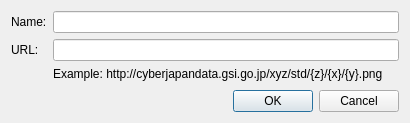
<?xml version="1.0" encoding="UTF-8"?>
<ui version="4.0">
 <class>PreferencePageTmsAddDialog</class>
 <widget class="QDialog" name="PreferencePageTmsAddDialog">
  <property name="geometry">
   <rect>
    <x>0</x>
    <y>0</y>
    <width>410</width>
    <height>123</height>
   </rect>
  </property>
  <property name="windowTitle">
   <string>Background Image (Internet) Add</string>
  </property>
  <layout class="QVBoxLayout" name="verticalLayout">
   <item>
    <layout class="QGridLayout" name="gridLayout">
     <item row="0" column="0">
      <widget class="QLabel" name="nameLabel">
       <property name="text">
        <string>Name:</string>
       </property>
      </widget>
     </item>
     <item row="0" column="1">
      <widget class="QLineEdit" name="nameEdit"/>
     </item>
     <item row="1" column="0">
      <widget class="QLabel" name="urlLabel">
       <property name="text">
        <string>URL:</string>
       </property>
      </widget>
     </item>
     <item row="1" column="1">
      <widget class="QLineEdit" name="urlEdit"/>
     </item>
     <item row="2" column="1">
      <widget class="QLabel" name="urlExampleLabel">
       <property name="text">
        <string>Example: http://cyberjapandata.gsi.go.jp/xyz/std/{z}/{x}/{y}.png</string>
       </property>
      </widget>
     </item>
    </layout>
   </item>
   <item>
    <spacer name="verticalSpacer">
     <property name="orientation">
      <enum>Qt::Vertical</enum>
     </property>
     <property name="sizeHint" stdset="0">
      <size>
       <width>20</width>
       <height>1</height>
      </size>
     </property>
    </spacer>
   </item>
   <item>
    <widget class="QDialogButtonBox" name="buttonBox">
     <property name="orientation">
      <enum>Qt::Horizontal</enum>
     </property>
     <property name="standardButtons">
      <set>QDialogButtonBox::Cancel|QDialogButtonBox::Ok</set>
     </property>
    </widget>
   </item>
  </layout>
 </widget>
 <resources/>
 <connections>
  <connection>
   <sender>buttonBox</sender>
   <signal>accepted()</signal>
   <receiver>PreferencePageTmsAddDialog</receiver>
   <slot>accept()</slot>
   <hints>
    <hint type="sourcelabel">
     <x>248</x>
     <y>254</y>
    </hint>
    <hint type="destinationlabel">
     <x>157</x>
     <y>274</y>
    </hint>
   </hints>
  </connection>
  <connection>
   <sender>buttonBox</sender>
   <signal>rejected()</signal>
   <receiver>PreferencePageTmsAddDialog</receiver>
   <slot>reject()</slot>
   <hints>
    <hint type="sourcelabel">
     <x>316</x>
     <y>260</y>
    </hint>
    <hint type="destinationlabel">
     <x>286</x>
     <y>274</y>
    </hint>
   </hints>
  </connection>
 </connections>
</ui>
